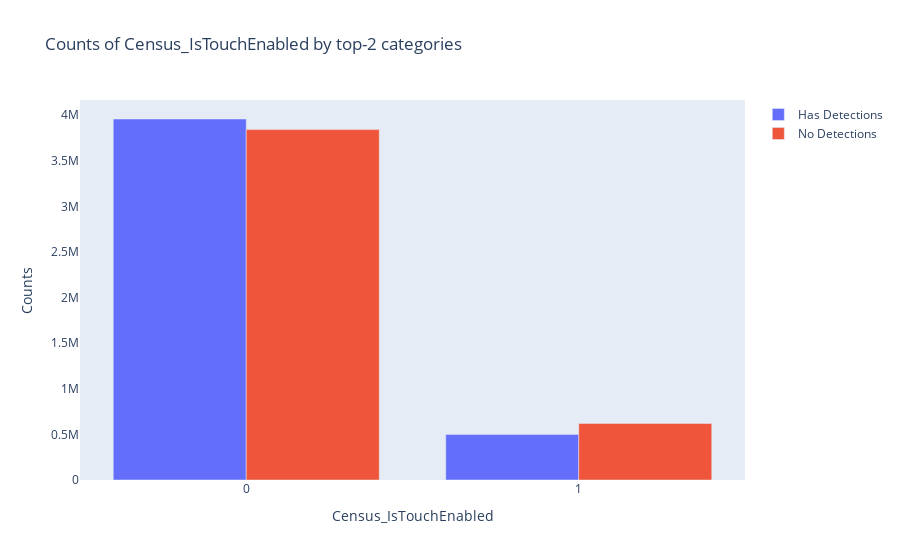

Source (notebook cell):
### Markdown cell above
Census_IsTouchEnabled

### Code cell
plot_categorical_feature('Census_IsTouchEnabled' , True) ;

### Figure 1 — Plotly figure (JSON) as saved in the notebook; plotly's stock layout.template omitted (floating-point values rounded to 4 significant figures)
{"data": [{"name": "Has Detections", "type": "bar", "x": [0, 1], "y": [3958835, 500057]}, {"name": "No Detections", "type": "bar", "x": [0, 1], "y": [3842617, 619974]}], "layout": {"barmode": "group", "legend": {"orientation": "v"}, "title": {"text": "Counts of Census_IsTouchEnabled by top-2 categories"}, "xaxis": {"showgrid": false, "showline": false, "title": {"text": "Census_IsTouchEnabled"}, "zeroline": false}, "yaxis": {"showgrid": false, "showline": false, "title": {"text": "Counts"}, "zeroline": false}}}
